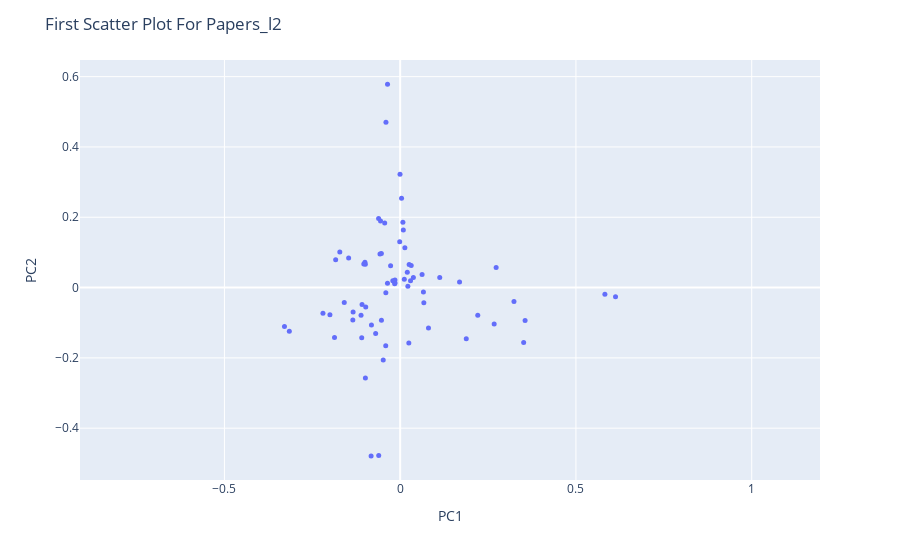

The cell this chart's notebook holds for it:
### Code cell
papers_fig_l2 = px.scatter(papers_l2_pca, x='PC1', y='PC2', hover_name=papers_l2_pca.index)
papers_fig_l2.update_traces(marker=dict(size=5))
papers_fig_l2.update_xaxes(scaleanchor='y', scaleratio=1)
papers_fig_l2.update_yaxes(scaleanchor='x', scaleratio=1)
papers_fig_l2.update_layout(title = 'First Scatter Plot For Papers_l2')
papers_fig_l2.show()

### Figure 1 — Plotly figure (JSON) as saved in the notebook; plotly's stock layout.template omitted (floating-point values rounded to 4 significant figures)
{"data": [{"hovertemplate": "<b>%{hovertext}</b><br><br>PC1=%{x}<br>PC2=%{y}<extra></extra>", "hovertext": ["AhlgrenScottD_papers", "AlbinPierre_papers", "BaloghJózsef_papers", "BaryshnikovYuliyM_papers", "Berwick-EvansDaniel_papers", "BocaFlorin-Petre_papers", "BradlowStevenBenjamin_papers", "BronskiJaredC_papers", "CooneyDanielB_papers", "DeVilleRELee_papers", "DeyParthaSarathi_papers", "DiFrancescoPhilippe_papers", "DoddChristopher_papers", "DunfieldNathanM_papers", "DuttaSankarPrasad_papers", "DuursmaIwanMaynard_papers", "ErdoğanMehmetBurak_papers", "FadinaTolulope_papers", "FengRunhuan_papers", "FernandesRuiLoja_papers", "FordKevinB_papers", "GuzmanRosemaryK_papers", "HaboushWilliamJ_papers", "HellerJeremiahBen_papers", "HinkkanenAimo_papers", "HiraniAnilN_papers", "HungPei-Ken_papers", "HurVeraMikyoung_papers", "IvanovSergeiVladimirovich_papers", "JandaFelix_papers", "JingXiaochen_papers", "JungeMarius_papers", "KatzSheldonH_papers", "KedemRinat_papers", "KermanEly_papers", "KirkpatrickKayLene_papers", "KirrEduard_papers", "KostochkaAlexandrV_papers", "KutzarovaDenkaN_papers", "LaNaveGabriele_papers", "LaugesenRichardSnyder_papers", "LeditzkyFelix_papers", "LermanEugeneM_papers", "LiXiaochun_papers", "LiuYuan_papers", "McCarthyRandy_papers", "MineyevIgor_papers", "NikolaevIgorG_papers", "OikhbergTimur_papers", "PascaleffJamesThomas_papers", "RaptiZoi_papers", "RasmussenJacob_papers", "RasmussenSarahDean_papers", "RezkCharlesW_papers", "ReznickBruce_papers", "SongRenming_papers", "SowersRichardB_papers", "StojanoskaVesna_papers", "ThornerJesse_papers", "TolmanSusan_papers", "TumanovAlexander_papers", "TysonJeremyT_papers", "TzirakisNikolaos_papers", "WeiWei_papers", "WuXuan_papers", "YongAlexanderTF_papers", "YoungAmanda_papers", "ZaharescuAlexandru_papers", "ZharnitskyVadim_papers"], "legendgroup": "", "marker": {"color": "#636efa", "size": 5, "symbol": "circle"}, "mode": "markers", "name": "", "orientation": "v", "showlegend": false, "type": "scatter", "x": [-0.044, -0.05331, -0.01486, 0.08048, -0.1094, -0.04048, -0.06978, 0.3513, 0.02188, 0.188, 0.01175, -0.09916, -0.1347, -0.1717, -0.09797, -0.1591, 0.6126, 0.03137, -0.05355, -0.04818, -0.0004833, -0.02724, -0.1113, -0.2197, 0.02022, 0.06729, -0.01456, 0.2674, -0.06137, -0.1085, -0.05746, 0.008928, -0.1868, -0.1003, -0.04107, 0.1689, 0.3237, -0.02097, -0.001355, -0.09895, 0.1125, -0.0361, -0.06104, 0.273, -0.1035, -0.1998, -0.05582, -0.04078, 0.007723, -0.1339, 0.2207, -0.1835, -0.1466, -0.3154, 0.01333, 0.03749, 0.0661, -0.3292, 0.003931, -0.08273, 0.02459, 0.06229, 0.5823, 0.02547, -0.0157, -0.08174, 0.02945, -0.03598, 0.3553], "xaxis": "x", "y": [0.1837, -0.093, 0.02175, -0.1153, -0.1425, 0.4704, -0.1305, -0.1565, 0.004059, -0.1454, 0.02358, 0.06665, -0.09213, 0.1011, -0.05527, -0.04214, -0.02629, 0.06255, 0.09697, -0.2061, 0.3222, 0.0621, -0.07867, -0.07331, 0.0434, -0.04343, 0.01309, -0.1036, 0.1967, -0.04798, 0.09563, 0.1639, -0.1419, 0.07209, -0.1656, 0.01581, -0.0396, 0.01938, 0.1306, -0.2574, 0.02842, 0.01259, -0.478, 0.05711, 0.06731, -0.07743, 0.1893, -0.01476, 0.1855, -0.06977, -0.07856, 0.07889, 0.08378, -0.1243, 0.1135, 0.02893, -0.01227, -0.1107, 0.2541, -0.4788, -0.1574, 0.03733, -0.01891, 0.06596, 0.01061, -0.1064, 0.01964, 0.5787, -0.09367], "yaxis": "y"}], "layout": {"legend": {"tracegroupgap": 0}, "margin": {"t": 60}, "title": {"text": "First Scatter Plot For Papers_l2"}, "xaxis": {"anchor": "y", "domain": [0, 1], "scaleanchor": "y", "scaleratio": 1, "title": {"text": "PC1"}}, "yaxis": {"anchor": "x", "domain": [0, 1], "scaleanchor": "x", "scaleratio": 1, "title": {"text": "PC2"}}}}
